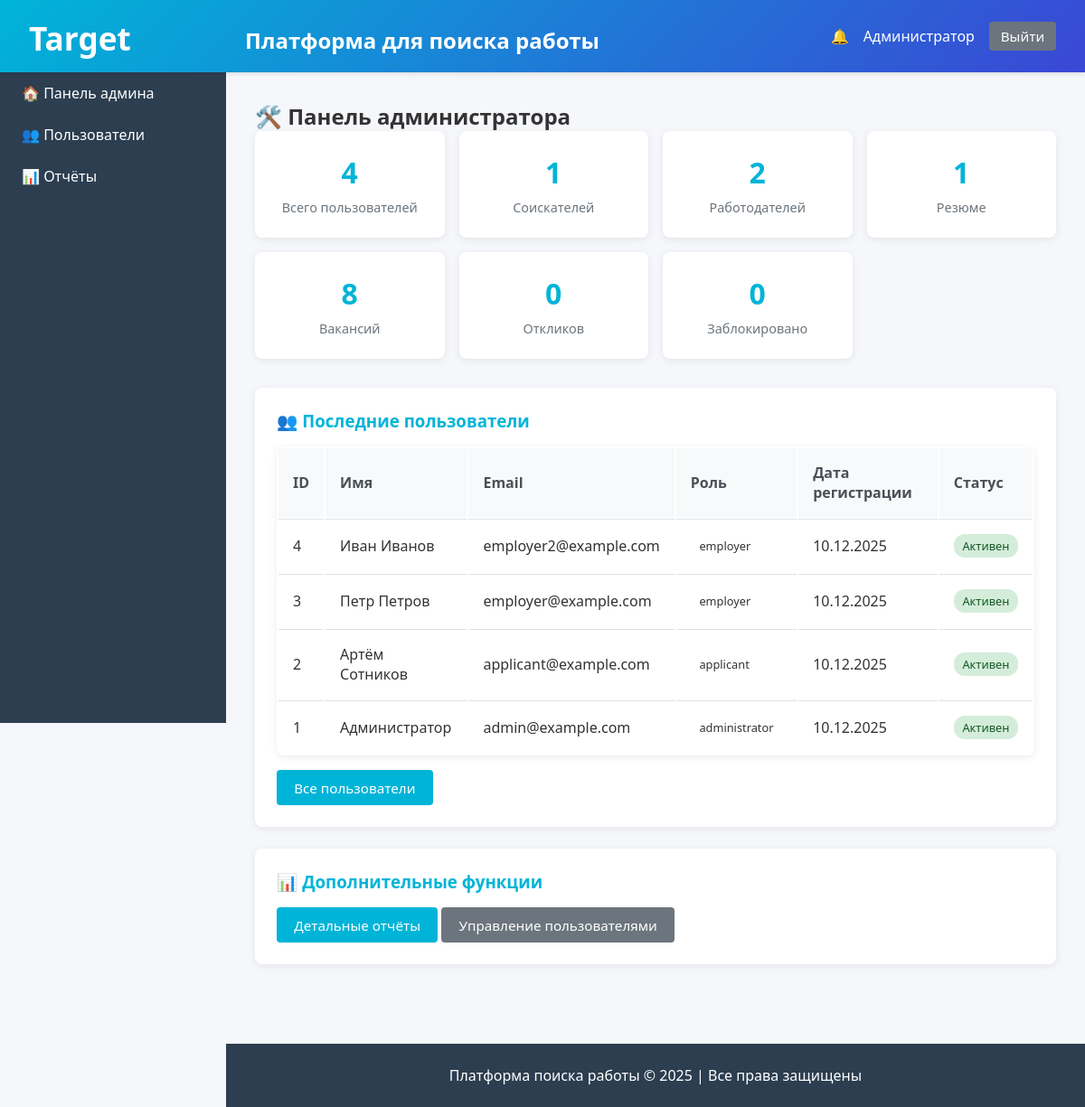
Page /admin/ (signed in) on the committed database.
### models/user.py (models this page shows, shortened)
class User(UserMixin, db.Model):
    __tablename__ = 'users'
    id = db.Column(db.Integer, primary_key=True)
    name = db.Column(db.String(100), nullable=False)
    email = db.Column(db.String(120), unique=True, nullable=False, index=True)
    password = db.Column(db.String(255), nullable=False)
    role = db.Column(db.String(20), nullable=False)
    created_at = db.Column(db.DateTime, default=datetime.utcnow)
    is_blocked = db.Column(db.Boolean, default=False)
    type = db.Column(db.String(50))
    __mapper_args__ = {
        'polymorphic_identity': 'user',
        'polymorphic_on': type
    }

class Applicant(User):
    __mapper_args__ = {
        'polymorphic_identity': 'applicant'
    }
    resumes = db.relationship('Resume', backref='applicant', lazy='dynamic',
                              foreign_keys='Resume.applicant_id',
                              cascade='all, delete-orphan')
    applications = db.relationship('Application', backref='applicant', lazy='dynamic',
                                   foreign_keys='Application.applicant_id',
                                   cascade='all, delete-orphan')

### controllers/admin_controller.py (the view)
@admin_bp.route('/')
@login_required
@admin_required
def dashboard():
    admin = Administrator.query.get(current_user.id)
    reports = admin.view_reports()
    recent_users = User.query.order_by(User.created_at.desc()).limit(10).all()
    return render_template('admin_dashboard.html', reports=reports, recent_users=recent_users)

### app.py (called while the page is built)
@login_manager.user_loader
def load_user(user_id):
    from models.user import User
    return User.query.get(int(user_id))

### controllers/admin_controller.py (called while the page is built)
def admin_required(f):
    @wraps(f)
    def decorated_function(*args, **kwargs):
        if not current_user.is_authenticated or current_user.role != 'administrator':
            flash('Требуются права администратора', 'error')
            return redirect(url_for('main.home'))
        return f(*args, **kwargs)
    return decorated_function

### models/user.py (called while the page is built)
    def view_reports(self):
        from models.application import Application
        from models.vacancy import Vacancy
        from models.resume import Resume
        report = {
            'total_users': User.query.count(),
            'total_applicants': Applicant.query.count(),
            'total_employers': Employer.query.count(),
            'total_resumes': Resume.query.count(),
            'total_vacancies': Vacancy.query.count(),
            'total_applications': Application.query.count(),
            'blocked_users': User.query.filter_by(is_blocked=True).count()
        }
        return report

### templates/admin_dashboard.html (shortened to what this page needs)
{% extends "base.html" %}
{% block content %}
<h2>🛠️ Панель администратора</h2>
<div class="stats">
    <div class="stat-card">
        <h3>{{ reports.total_users }}</h3>
        <p>Всего пользователей</p>
    </div>
    <div class="stat-card">
        <h3>{{ reports.total_applicants }}</h3>
        <p>Соискателей</p>
    </div>
    <div class="stat-card">
        <h3>{{ reports.total_employers }}</h3>
        <p>Работодателей</p>
    </div>
    <div class="stat-card">
        <h3>{{ reports.total_resumes }}</h3>
        <p>Резюме</p>
    </div>
    <div class="stat-card">
        <h3>{{ reports.total_vacancies }}</h3>
        <p>Вакансий</p>
    </div>
    <div class="stat-card">
        <h3>{{ reports.total_applications }}</h3>
        <p>Откликов</p>
    </div>
    <div class="stat-card">
        <h3>{{ reports.blocked_users }}</h3>
        <p>Заблокировано</p>
    </div>
</div>
<div class="card">
    <h3>👥 Последние пользователи</h3>
    {% if recent_users %}
        <table>
            <thead>
                <tr>
                    <th>ID</th>
                    <th>Имя</th>
                    <th>Email</th>
                    <th>Роль</th>
                    <th>Дата регистрации</th>
                    <th>Статус</th>
                </tr>
            </thead>
            <tbody>
                {% for user in recent_users %}
                <tr>
                    <td>{{ user.id }}</td>
                    <td>{{ user.name }}</td>
                    <td>{{ user.email }}</td>
                    <td><span class="badge">{{ user.role }}</span></td>
                    <td>{{ user.created_at.strftime('%d.%m.%Y') }}</td>
                    <td>
                        {% if user.is_blocked %}
                            <span class="badge rejected">Заблокирован</span>
                        {% else %}
                            <span class="badge accepted">Активен</span>
                        {% endif %}
                    </td>
                </tr>
                {% endfor %}
            </tbody>
        </table>
        <a href="{{ url_for('admin.users') }}" class="button" style="margin-top: 1rem;">Все пользователи</a>
    {% endif %}
</div>
<div class="card">
    <h3>📊 Дополнительные функции</h3>
    <a href="{{ url_for('admin.reports') }}" class="button">Детальные отчёты</a>
    <a href="{{ url_for('admin.users') }}" class="button secondary">Управление пользователями</a>
</div>
{% endblock %}

### templates/base.html (shortened to what this page needs)
<!DOCTYPE html>
<html lang="ru">
<head>
</head>
<body>
    {% if current_user.is_authenticated %}
    <header>
        <h1>
            <span class="logo">Target</span> Платформа для поиска работы
        </h1>
        <div class="user-info">
            <a href="{{ url_for('main.notifications') }}" class="notification-badge" style="color: white; text-decoration: none;">
                🔔
            </a>
            <span>{{ current_user.name }}</span>
            <a href="{{ url_for('auth.logout') }}" class="button secondary" style="padding: 0.4rem 0.8rem;">Выйти</a>
        </div>
    </header>
    <nav>
        {% if current_user.role == 'applicant' %}
            <a href="{{ url_for('main.applicant_home') }}">🏠 Главная</a>
            <a href="{{ url_for('vacancy.list_vacancies') }}">💼 Вакансии</a>
            <a href="{{ url_for('resume.my_resumes') }}">📄 Мои резюме</a>
            <a href="{{ url_for('resume.create') }}">➕ Создать резюме</a>
            <a href="{{ url_for('main.profile') }}">👤 Профиль</a>
        {% elif current_user.role == 'administrator' %}
            <a href="{{ url_for('admin.dashboard') }}">🏠 Панель админа</a>
            <a href="{{ url_for('admin.users') }}">👥 Пользователи</a>
            <a href="{{ url_for('admin.reports') }}">📊 Отчёты</a>
        {% endif %}
    </nav>
    {% endif %}
    <main>
        {% block content %}{% endblock %}
    </main>
    {% if current_user.is_authenticated %}
    <footer>
        <p>Платформа поиска работы © 2025 | Все права защищены</p>
    </footer>
    {% endif %}
</body>
</html>

### templates/base.html (style rules this page uses)
* { margin: 0; padding: 0; box-sizing: border-box; }
body { font-family: 'Segoe UI', Tahoma, Geneva, Verdana, sans-serif; background: #f5f7fa; color: #333; }
header { background: linear-gradient(135deg, #00b4d8 0%, #3a47d5 100%); color: white; padding: 1rem 2rem; box-shadow: 0 2px 4px rgba(0,0,0,0.1); display: flex; justify-content: space-between; align-items: center; position: relative; z-index: 100; }
header h1 { font-size: 1.5rem; }
header .user-info { display: flex; align-items: center; gap: 1rem; }
.notification-badge { position: relative; cursor: pointer; }
nav { background: #2c3e50; color: white; width: 250px; height: 100vh; position: fixed; top: 0; left: 0; padding: 1rem 0; overflow-y: auto; padding-top: 80px; }
header h1 .logo { display: inline-block; margin-right: 120px; font-size: 2.2rem; transform: translateY(2px); }
nav a { display: block; color: white; text-decoration: none; padding: 0.75rem 1.5rem; transition: all 0.3s; }
main { margin-left: 250px; padding: 2rem; min-height: calc(100vh - 60px); }
.card { background: white; border-radius: 8px; padding: 1.5rem; margin-bottom: 1.5rem; box-shadow: 0 2px 8px rgba(0,0,0,0.08); transition: all 0.3s; }
.card h3 { margin-bottom: 1rem; color: #00b4d8; }
.button, button[type="submit"], input[type="submit"] { padding: 0.6rem 1.2rem; background: #00b4d8; color: white; border: none; border-radius: 4px; cursor: pointer; text-decoration: none; display: inline-block; transition: all 0.3s; font-size: 0.95rem; }
.button.secondary { background: #6c757d; }
.stats { display: grid; grid-template-columns: repeat(auto-fit, minmax(200px, 1fr)); gap: 1rem; margin-bottom: 2rem; }
.stat-card { background: white; padding: 1.5rem; border-radius: 8px; box-shadow: 0 2px 8px rgba(0,0,0,0.08); text-align: center; }
.stat-card h3 { font-size: 2rem; color: #00b4d8; margin-bottom: 0.5rem; }
.stat-card p { color: #6c757d; font-size: 0.9rem; }
footer { background: #2c3e50; color: white; text-align: center; padding: 1.5rem; margin-left: 250px; margin-top: 2rem; }
.badge { display: inline-block; padding: 0.25rem 0.6rem; font-size: 0.8rem; border-radius: 12px; font-weight: 500; }
.badge.accepted { background: #d4edda; color: #155724; }
table { width: 100%; background: white; border-radius: 8px; overflow: hidden; box-shadow: 0 2px 8px rgba(0,0,0,0.08); }
table th { background: #f8f9fa; padding: 1rem; text-align: left; font-weight: 600; color: #495057; }
table td { padding: 1rem; border-top: 1px solid #dee2e6; }

### rows in the picture
Applicant: name "Администратор", id "1", email "admin@example.com", role "administrator", created_at "10.12.2025", is_blocked "Активен"
Applicant: id "4", name "Иван Иванов", email "employer2@example.com", role "employer", created_at "10.12.2025", is_blocked "Активен"
Applicant: id "3", name "Петр Петров", email "employer@example.com", role "employer", created_at "10.12.2025", is_blocked "Активен"
Applicant: id "2", name "Артём Сотников", email "applicant@example.com", role "applicant", created_at "10.12.2025", is_blocked "Активен"

### other values in the picture
{{ reports.total_users }} "4"
{{ reports.total_applicants }} "1"
{{ reports.total_employers }} "2"
{{ reports.total_resumes }} "1"
{{ reports.total_vacancies }} "8"
{{ reports.total_applications }} "0"
{{ reports.blocked_users }} "0"
